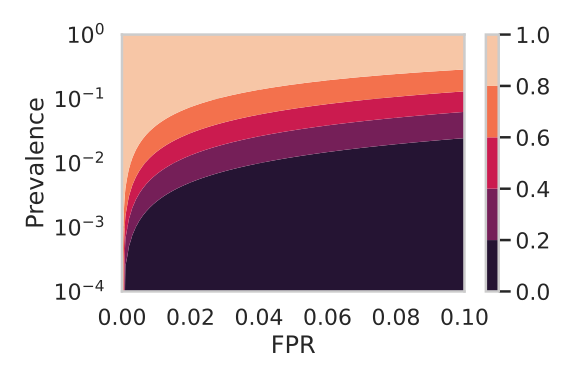

Reproduce this figure in Python.
import matplotlib.pyplot as plt
import numpy as np
import seaborn as sns

sns.set()
sns.set_style('whitegrid')
sns.set_context('talk')


fpr_v, preval_v = np.meshgrid(np.linspace(0, 0.1, num=100), np.logspace(-4, 0, num=100))

ppv_v = 1 / (1 - fpr_v + fpr_v/preval_v)

plt.figure(figsize=(6, 4))
plt.contourf(fpr_v, preval_v, ppv_v, levels=np.linspace(0, 1, num=6))
plt.yscale('log')
plt.xlabel('FPR')
plt.ylabel('Prevalence')
plt.colorbar()
plt.tight_layout()

plt.show()
